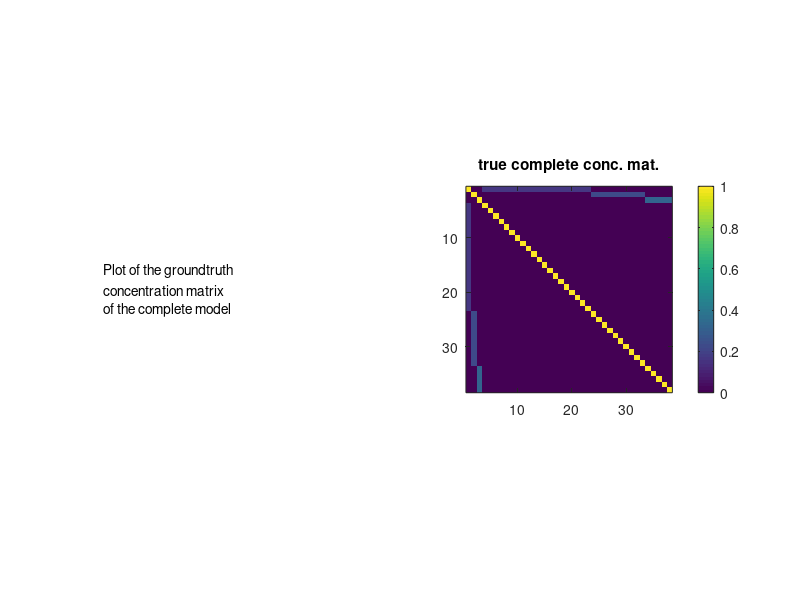
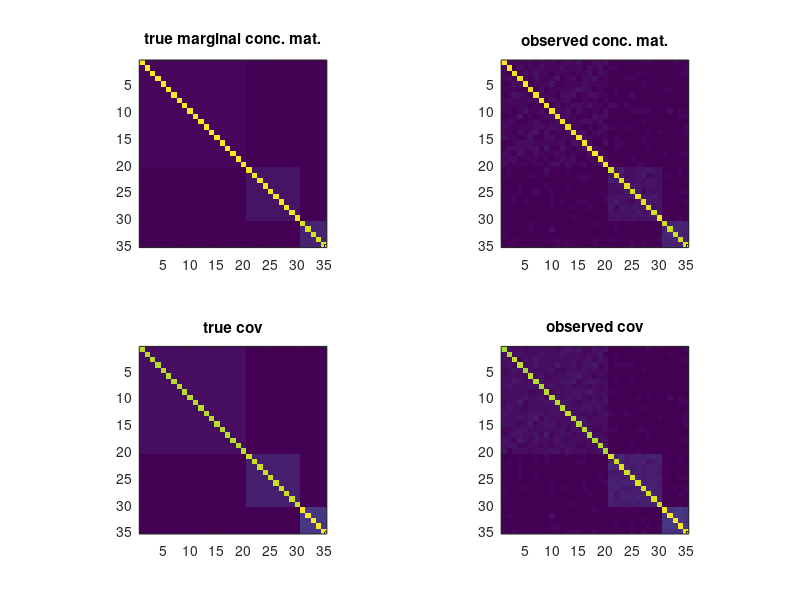

The MATLAB script that drew these images, in order:
% Toy example
% 3 blocks of size 20x10x5
% S is a chain 

clear all; clc;


ks=[20 10 5];
pl=length(ks);
po=sum(ks);
n=200*po;

c=0;
pt=pl+po;
clo=.7./sqrt(ks);
% clo=.5./(ones(1,pl));
corr=zeros(po);

corr_all= zeros(pl+po,pl+po);
corr_all(1:pl,1:pl)=eye(pl);

for i=1:po
    corr(i,i)=1;
    if i<po
        corr(i,i+1)=c;
        corr(i+1,i)=c;
    end
end
corr_all(pl+1:end,pl+1:end)=corr;

for i=1:pl
    if i>1
        i1=sum(ks(1:(i-1)))+1+pl;
    else
        i1=1+pl;
    end
    i2=i1+ks(i)-1;
%     Uall((pl+i1):(pl+i2),i)=-.5*ones(ks(i),1);
    corr_all(i1:i2,i)=ones(ks(i),1)*clo(i);
    corr_all(i,i1:i2)=ones(ks(i),1)'*clo(i);
end


figure(1); clf;
imagesc(corr_all);
pbaspect([1 1 1]);

%%
Dfull=corr_all;
Doo=corr;
Dol=corr_all(pl+1:end,1:pl);
Dmargo=Doo-Dol*Dol';


%%
descr = {'Plot of the groundtruth '
    'concentration matrix';
    'of the complete model'};

figure(1);clf;
subplot(1,2,1)
axis off;
text(0,.5,descr)
pbaspect([1 1 1]);
subplot(1,2,2)
imagesc(abs(Dfull));
colorbar;
pbaspect([1 1 1]);
title('true complete conc. mat.');

if eigs(Dfull,1,'sa')<0
    error('The concentration matrix of the complete model is not PSD \n')
end
if eigs(Dmargo,1,'sa')<0
    error('Dmargo matrix of the complete model is not PSD \n')
end

%% sampling data
mu=zeros(1,pt); % vector of means
Xfull=mvnrnd(mu, inv(Dfull), n)';
X=Xfull((pl+1):pt,:);
S=cov(X');
% S=inv(Dmargo);

%%


%% plotting

figure(2);clf;
subplot(2,2,1);
imagesc(abs(Dmargo));
pbaspect([1 1 1]);
title('true marginal conc. mat.');
subplot(2,2,2);
imagesc(abs(inv(S)));
pbaspect([1 1 1]);
title('observed conc. mat.');
subplot(2,2,3);
imagesc(abs(inv(Dmargo)));
pbaspect([1 1 1]);
title('true cov');
subplot(2,2,4);
imagesc(abs(S));
pbaspect([1 1 1]);
title('observed cov');


 


% % Toy example
% 
% 
% clear all; clc; close all;
% %% settings
% 
% n=1000; % number of samples
% 
% ks=[15 15];
% 
% 
% pl=length(ks); % number of latent variables
% po=sum(ks);% number of observed variables
% 
% pt=po+pl;
% sigma2l=1;
% sigma2lo=1;
% scale=1./sqrt(ks);
% % scale=ones(1,pl);
% 
% % slo=.2; % level of sparsity on latent-observed block of conceptration mat
% % soo=.2; % level of sparsity on latent-observed block of conceptration mat
% %Doo=eye(po)/sigma2lo;
% T=toeplitz(1:po)-1;
% T=.3.^T;
% Doo=inv(T);
% Dol=zeros(po,pl);
% for i=1:pl
%     if i>1
%         i1=sum(ks(1:(i-1)))+1;
%     else
%         i1=1;
%     end
%     i2=i1+ks(i)-1;
% %     Dol(i1:i2,i)=-ones(ks(i),1)*scale(i)/sigma2lo;
%     Dol(i1:i2,i)=-ones(ks(i),1)*scale(i);
% end
% Dll=zeros(pl);
% for i=1:pl
% %%Dll(i,i)=1/sigma2l+ks(i)*scale(i)^2/sigma2lo;
% Dll(i,i)=2;
% end
% 
% %% construction of the conceptration matrix
% Dfull=zeros(pt);
% Dfull(1:pl,1:pl)=Dll;
% Dfull((pl+1):pt,(pl+1):pt)=Doo;
% Dfull(1:pl,(pl+1):pt)=Dol';
% Dfull((pl+1):pt,1:pl)=Dol;
% 
% Dfull=.5*(Dfull+Dfull');
% Dmargo=Doo-Dol*Dol';
% 
% 
% descr = {'Plot of the groundtruth '
%     'concentration matrix';
%     'of the complete model'};
% 
% figure(1);clf;
% subplot(1,2,1)
% axis off;
% text(0,.5,descr)
% pbaspect([1 1 1]);
% subplot(1,2,2)
% imagesc(abs(Dfull));
% colorbar;
% pbaspect([1 1 1]);
% title('true complete conc. mat.');
% 
% if eigs(Dfull,1,'sa')<0
%     error('The conceptration matrix of the complete model is not PSD \n')
% end
% 
% %% sampling data
% mu=zeros(1,pt); % vector of means
% Xfull=mvnrnd(mu, inv(Dfull), n)';
% X=Xfull((pl+1):pt,:);
% S=cov(X');
% % S=inv(Dmargo);
% 
% %% plotting
% 
% figure(2);clf;
% subplot(2,2,1);
% imagesc(abs(Dmargo));
% pbaspect([1 1 1]);
% title('true marginal conc. mat.');
% subplot(2,2,2);
% imagesc(abs(inv(S)));
% pbaspect([1 1 1]);
% title('observed conc. mat.');
% subplot(2,2,3);
% imagesc(abs(inv(Dmargo)));
% pbaspect([1 1 1]);
% title('true cov');
% subplot(2,2,4);
% imagesc(abs(S));
% pbaspect([1 1 1]);
% title('observed cov');
% 
% 
%  